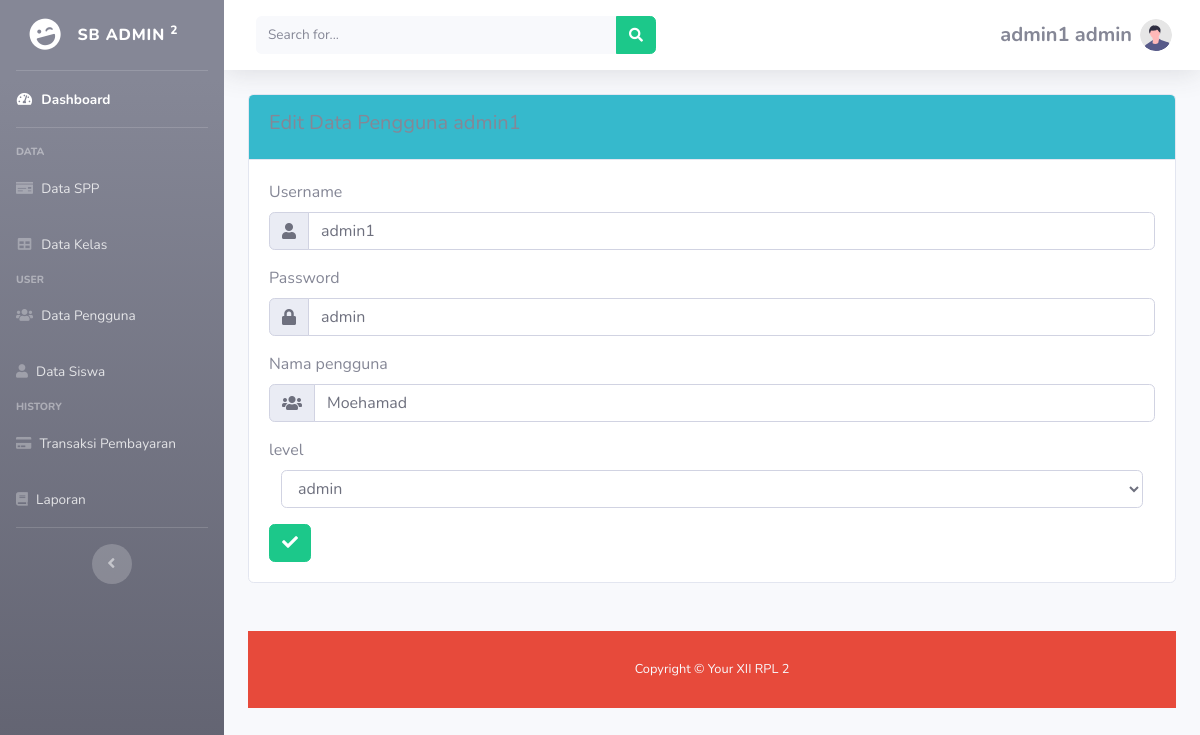
Screenshot of /edit_pengguna.php?id=1 (signed in) with the database file from the repository.
### tables this page shows
CREATE TABLE `petugas` (
  `id_petugas` int(11) NOT NULL,
  `username` varchar(30) NOT NULL,
  `password` varchar(35) NOT NULL,
  `nama_petugas` varchar(35) NOT NULL,
  `level` enum('admin','petugas') NOT NULL
);

### loli3.php (the view, shortened to what this page needs)
    <?php
    if($_SESSION['level']=="admin"){
    ?>
<body id="page-top">
    <div id="wrapper">
        <ul class="navbar-nav bg-gradient-secondary sidebar sidebar-dark accordion" id="accordionSidebar">
            <a class="sidebar-brand d-flex align-items-center justify-content-center" href="index.html">
                <div class="sidebar-brand-icon rotate-n-15">
                    <i class="fas fa-laugh-wink"></i>
                </div>
                <div class="sidebar-brand-text mx-3">SB Admin <sup>2</sup></div>
            </a>
            <hr class="sidebar-divider my-0">
            <li class="nav-item active">
                <a class="nav-link" href="dashboard.php">
                    <i class="fas fa-fw fa-tachometer-alt"></i>
                    <span>Dashboard</span></a>
            </li>
            <hr class="sidebar-divider">
            <div class="sidebar-heading">
                Data
            </div>
            <li class="nav-item">
                <a class="nav-link" href="spp.php">
                    <i class="fas fa-money-check"></i>
                    <span>Data SPP</span></a>
            </li>
            <li class="nav-item">
                <a class="nav-link" href="kelas.php">
                    <i class="fas fa-fw fa-table"></i>
                    <span>Data Kelas</span></a>
            </li>
             <div class="sidebar-heading">
                User
            </div>
            <li class="nav-item">
                <a class="nav-link" href="pengguna.php">
                    <i class="fas fa-users"></i>
                    <span>Data Pengguna</span></a>
            </li>
             <li class="nav-item">
                <a class="nav-link" href="siswa.php">
                    <i class="fas fa-user"></i>
                    <span>Data Siswa</span></a>
            </li>
              <div class="sidebar-heading">
                History
            </div>
            <li class="nav-item">
                <a class="nav-link" href="pengguna.php">
                    <i class="fas fa-credit-card"></i>
                    <span>Transaksi Pembayaran</span></a>
            </li>
             <li class="nav-item">
                <a class="nav-link" href="siswa.php">
                    <i class="fas fa-book"></i>
                    <span>Laporan</span></a>
            </li>
            <hr class="sidebar-divider d-none d-md-block">
            <div class="text-center d-none d-md-inline">
                <button class="rounded-circle border-0" id="sidebarToggle"></button>
            </div>
        </ul>
        <div id="content-wrapper" class="d-flex flex-column">
            <div id="content">
                <nav class="navbar navbar-expand navbar-light bg-white topbar mb-4 static-top shadow">
                    <form
                        class="d-none d-sm-inline-block form-inline mr-auto ml-md-3 my-2 my-md-0 mw-100 navbar-search">
                        <div class="input-group">
                            <input type="text" class="form-control bg-light border-0 small" placeholder="Search for..."
                                aria-label="Search" aria-describedby="basic-addon2">
                            <div class="input-group-append">
                                <button class="btn btn-success" type="button">
                                    <i class="fas fa-search fa-sm"></i>
                                </button>
                            </div>
                        </div>
                    </form>
                    <ul class="navbar-nav ml-auto">
                        <li class="nav-item dropdown no-arrow d-sm-none">
                        <li class="nav-item dropdown no-arrow">
                            <a class="nav-link dropdown-toggle" href="#" id="userDropdown" role="button"
                                data-toggle="dropdown" aria-haspopup="true" aria-expanded="false">
                                <span class="mr-2 d-none d-lg-inline text-gray-600 small">
                                <p align="center"><h5 align="center"> <b><?php echo $_SESSION['username']; ?></b> <b><?php echo $_SESSION['level']; ?></h5></b></p></span>
                                <img class="img-profile rounded-circle"
                                    src="img/undraw_profile.svg">
                            </a>
                        </li>
                    </ul>
                </nav>
                <div class="container-fluid">
 <div class="content">
        <div class="row">
          <div class="col-md-12">
            <div class="card">
              <div class="card-header py-3 bg-info">
                <h5 class="title">Edit Data Pengguna <?php echo $data['username']; ?></h5>
              </div>
              <div class="card-body">
                 <form method="POST" action="proses_editpengguna.php" enctype="multipart/form-data" >
                  <section class="base">
                  <div class="row">
                    <div class="col-md-12">
                      <div class="form-group">
                        <label>Username</label>
                        <div class="input-group">
                      <div class="input-group-prepend">
                        <div class="input-group-text"><i class="fas fa-user"></i></div>
                      </div>
                        <input type="text" class="form-control" name="username" value="<?php echo $data['username']; ?>" />
                      </div>
                    </div>
                       <div class="form-group">
                        <label>Password</label>
                        <div class="input-group">
                      <div class="input-group-prepend">
                        <div class="input-group-text"><i class="fas fa-lock"></i></div>
                      </div>
                        <input type="text" class="form-control" name="password" value="<?php echo $data['password']; ?>" required="" />
                      </div>
                    </div>
                      <div class="form-group">
                        <label>Nama pengguna</label>
                        <div class="input-group">
                      <div class="input-group-prepend">
                        <div class="input-group-text"><i class="fas fa-users"></i></div>
                      </div>
                        <input type="text" class="form-control" name="nama" value="<?php echo $data['nama_petugas']; ?>" required="" />
                      </div>
                    </div>
                     <div class="form-group">
                    <label>level</label>
                      <div class="input-group">
                     <div class="col-lg-12 col-md-12">
                     <select  class="form-control" name="level">
                      <?php
                       $idpetugasyangdipilih=$data['id_petugas'];
                          $query = "SELECT * FROM petugas ORDER BY level ASC";
                          $result = mysqli_query($koneksi, $query);
                          while($row = mysqli_fetch_assoc($result))
                          {
                          ?>
                      <option class="bg-light" value="<?php echo $row['id_petugas']; ?>" <?php if($row['id_petugas']=="$idpetugasyangdipilih"){?> selected="selected" <?php } ?>><?php echo $row['level']; ?></option>
                     <?php
                          }
                          ?>
                     </select>
                     </div>
                     </div>
                  </div>
                   </section>
                      <button type="submit" class="btn btn-fill btn-success"><i class="fas fa-check"></i></button>
               </div>
              </div>
            </div>
          </div>
                      <br><br>
                               <?php
}
else if($_SESSION['level']=="petugas"){
   ?>
     <?php
    }
    ?>

### rows the page displays
petugas: username "admin1", password "admin", nama "Moehamad"

### other values shown
$_SESSION['username'] "admin1"
$_SESSION['level'] "admin"
form field level "admin"
